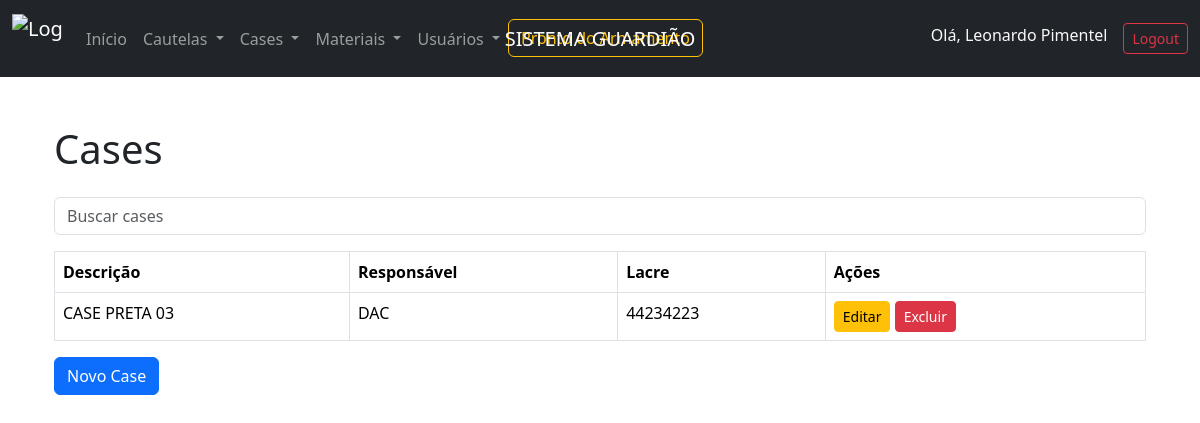
Page /cases/ (signed in) on the committed database.
### guardiao/models.py (models this page shows, shortened)
class Operador(models.Model):
    user = models.OneToOneField(User, on_delete=models.CASCADE)
    nome = models.CharField(max_length=100)
    identidade = models.CharField(max_length=20)
    funcao = models.CharField(max_length=100, null=True, blank=True)
    nivel_acesso = models.IntegerField(
        choices=[(1, 'Nível 1'), (2, 'Nível 2'), (3, 'Nível 3')], default=1)

class Case(models.Model):
    descricao = models.CharField(max_length=255)
    responsavel = models.CharField(max_length=100)
    lacre = models.CharField(max_length=50, unique=True)
    data_criacao = models.DateTimeField(auto_now_add=True)
    data_atualizacao = models.DateTimeField(auto_now=True)

### guardiao/views.py (the view)
# urls.py: path('cases/', listar_cases, name='listar_cases'),
@login_required
@nivel_acesso_minimo(2)
def listar_cases(request):
    termo_busca = request.GET.get('busca', '')
    cases = Case.objects.all()
    if termo_busca:
        cases = cases.filter(
            Q(descricao__icontains=termo_busca) |
            Q(responsavel__icontains=termo_busca) |
            Q(lacre__icontains=termo_busca)
        )
    return render(request, 'listar_cases.html', {'cases': cases, 'termo_busca': termo_busca})

### guardiao/templates/listar_cases.html (shortened to what this page needs)
{% extends 'base.html' %}
{% block navbar %}
    {% if user.operador.nivel_acesso == 2 %}
    {% include 'navbar_2.html' %}
    {% elif user.operador.nivel_acesso == 1 %}
    {% include 'navbar_1.html' %}
    {% else %}
    {% include 'navbar.html' %}
    {% endif %}
{% endblock %}
{% block content %}
<div class="container mt-5">
    <h1 class="mb-4">Cases</h1>
    <form method="get" class="mb-3">
        <input type="text" name="busca" placeholder="Buscar cases" class="form-control" value="{{ termo_busca }}">
    </form>
    <table class="table table-bordered">
        <thead>
            <tr>
                <th>Descrição</th>
                <th>Responsável</th>
                <th>Lacre</th>
                <th>Ações</th>
            </tr>
        </thead>
        <tbody>
            {% for case in cases %}
            <tr>
                <td>{{ case.descricao }}</td>
                <td>{{ case.responsavel }}</td>
                <td>{{ case.lacre }}</td>
                <td>
                    <a href="{% url 'editar_case' case.id %}" class="btn btn-warning btn-sm">Editar</a>
                    <a href="{% url 'excluir_case' case.id %}" class="btn btn-danger btn-sm">Excluir</a>
                </td>
            </tr>
            {% empty %}
            <tr>
                <td colspan="4" class="text-center">Nenhum case encontrado.</td>
            </tr>
            {% endfor %}
        </tbody>
    </table>
    <a href="{% url 'cadastrar_case' %}" class="btn btn-primary">Novo Case</a>
</div>
{% endblock %}

### guardiao/templates/navbar.html (shortened to what this page needs)
{% load static %}
<nav class="navbar navbar-expand-lg navbar-dark bg-dark">
    <div class="container-fluid">
        <a class="navbar-brand" href="/">
            <img src="{% static 'images/logo.png' %}" alt="Logo Guardião" width="50" height="50" class="d-inline-block align-text-top">
        </a>
        <span class="navbar-brand navbar-brand-center">SISTEMA GUARDIÃO</span>
        <div class="collapse navbar-collapse" id="navbarNav">
            <ul class="navbar-nav me-auto">
                <li class="nav-item">
                    <a class="nav-link" href="{% url 'listar_prontos' %}">Início</a>
                </li>
                <li class="nav-item dropdown">
                    <a class="nav-link dropdown-toggle" href="#" id="emprestimosDropdown" role="button" data-bs-toggle="dropdown" aria-expanded="false">
                        Cautelas
                    </a>
                </li>
                <li class="nav-item dropdown">
                    <a class="nav-link dropdown-toggle" href="#" id="casesDropdown" role="button" data-bs-toggle="dropdown" aria-expanded="false">
                        Cases
                    </a>
                </li>
                <li class="nav-item dropdown">
                    <a class="nav-link dropdown-toggle" href="#" id="materiaisDropdown" role="button" data-bs-toggle="dropdown" aria-expanded="false">
                        Materiais
                    </a>
                </li>
                <li class="nav-item dropdown">
                    <a class="nav-link dropdown-toggle" href="#" id="usuariosDropdown" role="button" data-bs-toggle="dropdown" aria-expanded="false">
                        Usuários
                    </a>
                </li>
                <li class="nav-item">
                    <a href="{% url 'pronto_armamento' %}" class="btn btn-outline-warning me-2">Pronto do Armamento</a>
                </li>
            </ul>
            <ul class="navbar-nav">
                {% if user.is_authenticated %}
                    <li class="nav-item">
                        <span class="navbar-text text-light me-3">Olá, {{ user.operador.nome }}</span>
                    </li>
                    <li class="nav-item">
                        <a class="btn btn-outline-danger btn-sm" href="{% url 'logout' %}">Logout</a>
                    </li>
                {% else %}
                    <li class="nav-item">
                        <a class="btn btn-outline-success btn-sm" href="{% url 'login' %}">Login</a>
                    </li>
                {% endif %}
            </ul>
        </div>
    </div>
</nav>

### guardiao/templates/base.html (style rules this page uses)
.navbar-brand-center { position: absolute; left: 50%; transform: translateX(-50%); }

### rows in the picture
Case: descricao "CASE PRETA 03", responsavel "DAC", lacre "44234223"

### other values in the picture
{{ user.operador.nome }} "Leonardo Pimentel"
